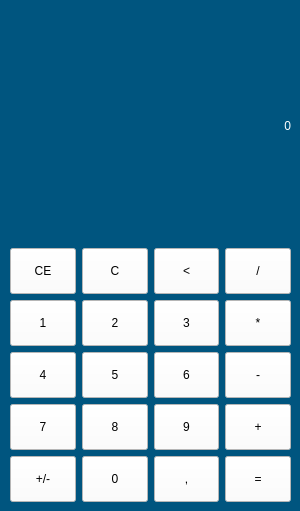
<?xml version="1.0" encoding="UTF-8"?>
<ui version="4.0">
 <class>MainWindow</class>
 <widget class="QMainWindow" name="MainWindow">
  <property name="geometry">
   <rect>
    <x>0</x>
    <y>0</y>
    <width>300</width>
    <height>511</height>
   </rect>
  </property>
  <property name="minimumSize">
   <size>
    <width>300</width>
    <height>511</height>
   </size>
  </property>
  <property name="maximumSize">
   <size>
    <width>300</width>
    <height>511</height>
   </size>
  </property>
  <property name="windowTitle">
   <string>Калькулятор</string>
  </property>
  <property name="windowIcon">
   <iconset>
    <normaloff>img/calculator.ico</normaloff>img/calculator.ico</iconset>
  </property>
  <property name="styleSheet">
   <string notr="true">QMainWindow
{
	background-color: rgb(0, 85, 127);
}


QPushButton
{
	background-color: rgb(255, 255, 255);
	padding: 15px;
	font: 18pt &quot;MS PGothic&quot;;

}

QPushButton:hover
{
	
	background-color: rgb(33, 148, 255);
}</string>
  </property>
  <widget class="QWidget" name="centralwidget">
   <property name="styleSheet">
    <string notr="true"/>
   </property>
   <widget class="QWidget" name="verticalLayoutWidget">
    <property name="geometry">
     <rect>
      <x>10</x>
      <y>10</y>
      <width>281</width>
      <height>492</height>
     </rect>
    </property>
    <layout class="QVBoxLayout" name="verticalLayout">
     <property name="sizeConstraint">
      <enum>QLayout::SetDefaultConstraint</enum>
     </property>
     <property name="leftMargin">
      <number>0</number>
     </property>
     <item>
      <widget class="QLabel" name="line">
       <property name="maximumSize">
        <size>
         <width>16777215</width>
         <height>242</height>
        </size>
       </property>
       <property name="styleSheet">
        <string notr="true">font: 72pt &quot;MS Shell Dlg 2&quot;;
color: rgb(255, 255, 255);</string>
       </property>
       <property name="text">
        <string>0</string>
       </property>
       <property name="alignment">
        <set>Qt::AlignRight|Qt::AlignTrailing|Qt::AlignVCenter</set>
       </property>
      </widget>
     </item>
     <item>
      <layout class="QGridLayout" name="gridLayout">
       <item row="5" column="3">
        <widget class="QPushButton" name="bequal">
         <property name="text">
          <string>=</string>
         </property>
        </widget>
       </item>
       <item row="2" column="0">
        <widget class="QPushButton" name="b4">
         <property name="text">
          <string>4</string>
         </property>
        </widget>
       </item>
       <item row="0" column="2">
        <widget class="QPushButton" name="bbackspace">
         <property name="text">
          <string>&lt;</string>
         </property>
        </widget>
       </item>
       <item row="4" column="3">
        <widget class="QPushButton" name="bplus">
         <property name="text">
          <string>+</string>
         </property>
        </widget>
       </item>
       <item row="5" column="1">
        <widget class="QPushButton" name="b0">
         <property name="text">
          <string>0</string>
         </property>
        </widget>
       </item>
       <item row="4" column="0">
        <widget class="QPushButton" name="b7">
         <property name="text">
          <string>7</string>
         </property>
        </widget>
       </item>
       <item row="4" column="2">
        <widget class="QPushButton" name="b9">
         <property name="text">
          <string>9</string>
         </property>
        </widget>
       </item>
       <item row="1" column="3">
        <widget class="QPushButton" name="bmultiplication">
         <property name="text">
          <string>*</string>
         </property>
        </widget>
       </item>
       <item row="5" column="2">
        <widget class="QPushButton" name="bcomma">
         <property name="text">
          <string>,</string>
         </property>
        </widget>
       </item>
       <item row="2" column="3">
        <widget class="QPushButton" name="bminus">
         <property name="text">
          <string>-</string>
         </property>
        </widget>
       </item>
       <item row="0" column="1">
        <widget class="QPushButton" name="bclear">
         <property name="text">
          <string>C</string>
         </property>
        </widget>
       </item>
       <item row="1" column="1">
        <widget class="QPushButton" name="b2">
         <property name="text">
          <string>2</string>
         </property>
        </widget>
       </item>
       <item row="1" column="2">
        <widget class="QPushButton" name="b3">
         <property name="text">
          <string>3</string>
         </property>
        </widget>
       </item>
       <item row="5" column="0">
        <widget class="QPushButton" name="bplus_minus">
         <property name="text">
          <string>+/-</string>
         </property>
        </widget>
       </item>
       <item row="4" column="1">
        <widget class="QPushButton" name="b8">
         <property name="text">
          <string>8</string>
         </property>
        </widget>
       </item>
       <item row="2" column="1">
        <widget class="QPushButton" name="b5">
         <property name="text">
          <string>5</string>
         </property>
        </widget>
       </item>
       <item row="0" column="3">
        <widget class="QPushButton" name="bdivision">
         <property name="text">
          <string>/</string>
         </property>
        </widget>
       </item>
       <item row="0" column="0">
        <widget class="QPushButton" name="bclear2">
         <property name="text">
          <string>CE</string>
         </property>
        </widget>
       </item>
       <item row="1" column="0">
        <widget class="QPushButton" name="b1">
         <property name="styleSheet">
          <string notr="true"/>
         </property>
         <property name="text">
          <string>1</string>
         </property>
        </widget>
       </item>
       <item row="2" column="2">
        <widget class="QPushButton" name="b6">
         <property name="text">
          <string>6</string>
         </property>
        </widget>
       </item>
      </layout>
     </item>
    </layout>
   </widget>
  </widget>
 </widget>
 <resources/>
 <connections/>
</ui>
